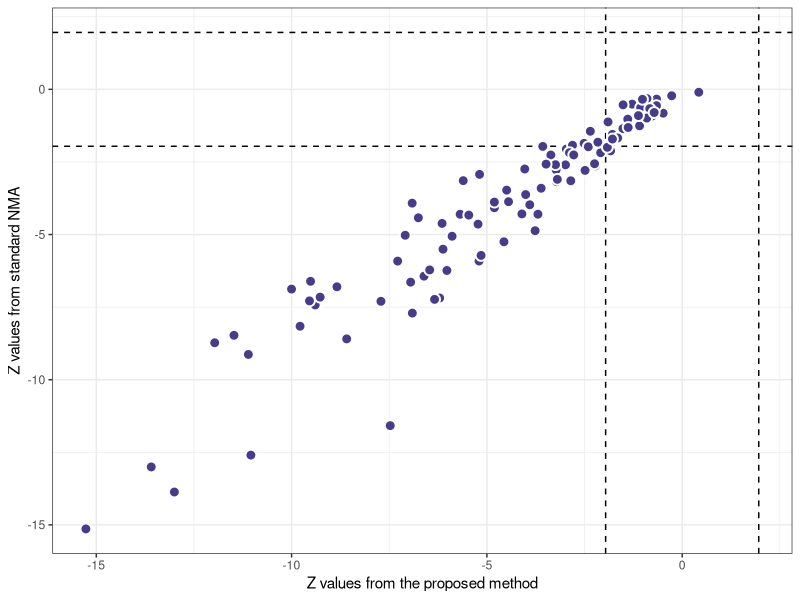
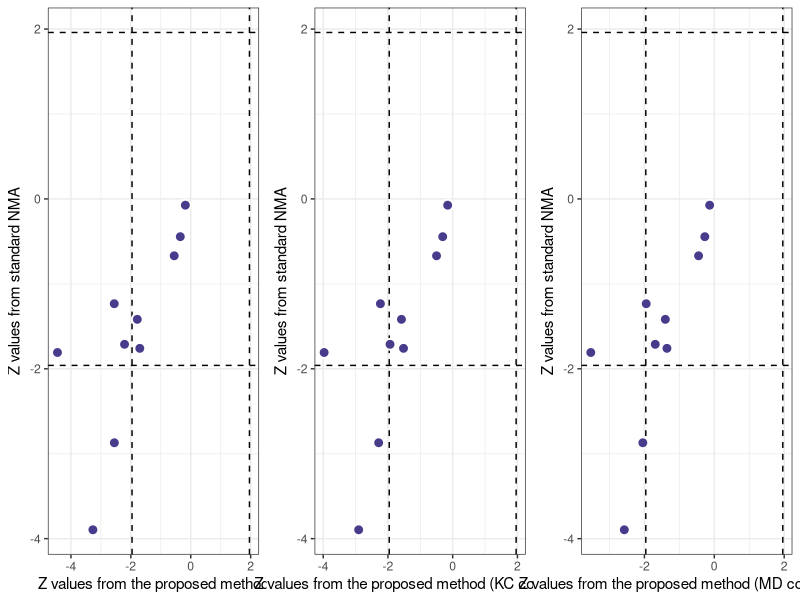

The R source for these figures, in order:
### Last updated on 09-11-2024
### Figure 5

library(ggplot2)
library(ggpubr)

######################## Code to reproduce Figure 5 ############################

### IOP
data = read.csv("IOP_full_scatter.csv", header = TRUE)

p1 = ggplot(data, aes(Z2, Z1)) +
  geom_vline(xintercept = c(-1.96, 1.96), lty = 2) +
  geom_hline(yintercept = c(-1.96, 1.96), lty = 2) +
  geom_point(shape=21, color="white", fill="slateblue4", size=3, stroke=1) +
  xlab("Z values from the proposed method") +
  ylab("Z values from standard NMA") +
  theme_bw()

ggsave(p1, file="IOP_full_scatter_plot.png", width=8, height=6)

### CP/CPPS
df = read.csv("CP_CPPS_full_scatter.csv")
p1 = ggplot(df, aes(Z2, Z1)) +
  geom_vline(xintercept = c(-1.96, 1.96), lty = 2) +
  geom_hline(yintercept = c(-1.96, 1.96), lty = 2) +
  geom_point(shape=21, color="white", fill="slateblue4", size=3, stroke=1) +
  xlab("Z values from the proposed method") +
  ylab("Z values from standard NMA") +
  theme_bw()

p2 = ggplot(df, aes(Z3, Z1)) +
  geom_vline(xintercept = c(-1.96, 1.96), lty = 2) +
  geom_hline(yintercept = c(-1.96, 1.96), lty = 2) +
  geom_point(shape=21, color="white", fill="slateblue4", size=3, stroke=1) +
  xlab("Z values from the proposed method (KC corrected)") +
  ylab("Z values from standard NMA") +
  theme_bw()

p3 = ggplot(df, aes(Z4, Z1)) +
  geom_vline(xintercept = c(-1.96, 1.96), lty = 2) +
  geom_hline(yintercept = c(-1.96, 1.96), lty = 2) +
  geom_point(shape=21, color="white", fill="slateblue4", size=3, stroke=1) +
  xlab("Z values from the proposed method (MD corrected)") +
  ylab("Z values from standard NMA") +
  theme_bw()

p = ggarrange(p1,p2,p3, ncol=3, nrow=1)

ggsave(p, file="CP_CPPS_full_scatter.png", width=18, height=4.5)
